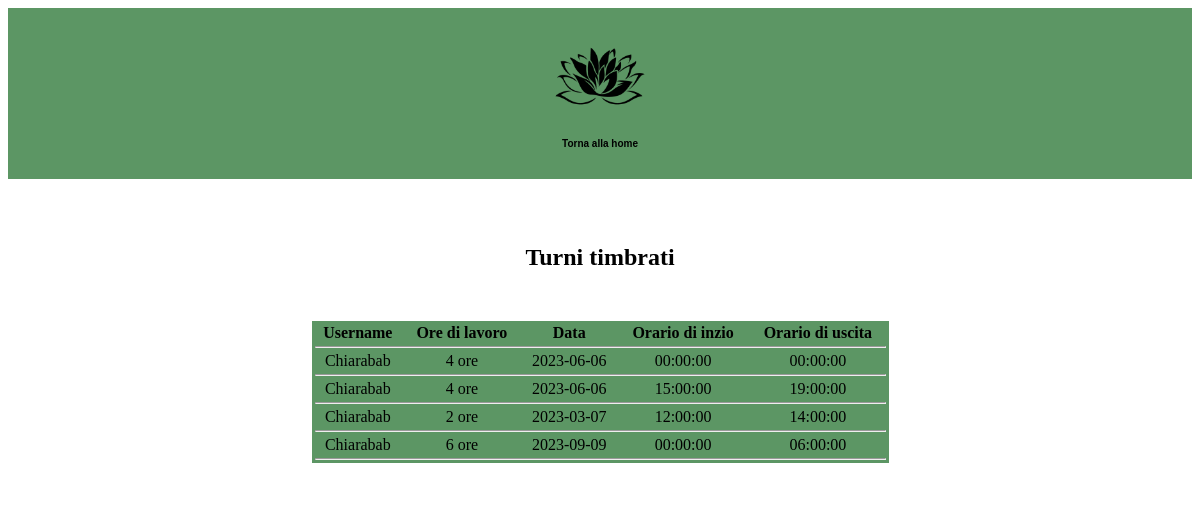
The page /file/dipendente/turni_timbrati.php (signed in) on the database its author committed.
### tables this page shows
CREATE TABLE IF NOT EXISTS `timbra` (
  `username` char(50) DEFAULT NULL,
  `data` date DEFAULT NULL,
  `ore_lavoro` tinyint(4) DEFAULT NULL,
  `ora_inizio` time DEFAULT NULL,
  `ora_fine` time DEFAULT NULL
);

### file/dipendente/turni_timbrati.php (the view, shortened to what this page needs)
<?php
    require("../../database/dati_connessione_db.php");
?>
<!DOCTYPE html>
<html lang="en">
<head>
    <link rel="stylesheet" href="../../style.css">
</head>
<body style="background-color: white">
    <nav>
        <div class="tornahome">
            <a href="../home_clienti.php"><img src="../../img/home/sfondo.png" alt=""></a>
            <p>Torna alla home</p>
        </div>
    </nav>
    <main style="background-color: white">
        <h2 style="color: black; margin: 0; padding-top: 50px; padding-bottom: 50px">Turni timbrati</h2>
        <?php
            $conn = new mysqli($db_servername, $db_username, $db_password, $db_name);
            $username = $_SESSION["username"];
            $myquery = "SELECT * FROM timbra WHERE username = '$username'";
            $ris = $conn->query($myquery) or die("<p>Query fallita!</p>");
            if ($ris->num_rows > 0) {
                echo "<table class='tabaccesso'>";
                echo "<tr><th>Username</th><th>Ore di lavoro</th><th>Data</th><th>Orario di inzio</th><th>Orario di uscita</th></tr>";
                echo "<tr><td colspan='5'><hr style='margin: 0px'></td></tr>";
                while ($row = $ris->fetch_assoc()) {
                    $ore_lavoro = $row["ore_lavoro"];
                    $data = $row["data"];
                    $ora_inizio = $row["ora_inizio"];
                    $ora_fine = $row["ora_fine"];
                    echo "<tr style='text-align: center'>";
                    echo "<td>" . $username . "</td>";
                    echo "<td>" . $ore_lavoro . " ore</td>";
                    echo "<td>" . $data . "</td>";
                    echo "<td>" . $ora_inizio . "</td>";
                    echo "<td>" . $ora_fine . "</td>";
                    echo "</tr>";
                    echo "<tr><td colspan='5'><hr style='margin: 0px'></td></tr>";
                }
                echo "</table>";
            } else {
                echo "<p style='width: 100%; text-align: center'>Nessun turno trovato per questo account.</p>";
            }
        ?>
    </main>
</body>
</html>

### style.css (style rules this page uses)
* { box-sizing: border-box; }
body { background-color:#000; }
a { text-decoration: none; color:#ffffff; }
p { font-family: 'Ubuntu', sans-serif; }
h2 { text-align: center; margin-top: 25%; color: white; font-family:"Papyrus"; }
nav { display: flex; height: 15%; padding: 10px; background-color: #5c9664; }
.tornahome { float: right; width: 10%; height: 100%; padding: 10px; margin: 0 auto; text-align: center; }
.tornahome img { height: 8%; width: 100%; object-fit: cover; }
.tornahome p { font-size: 10px; color: black; font-weight: bold; }
main { height: 70%; background-color: black; padding: 15px; }
.tabaccesso { background-color: #5c9664; margin: auto; height: 60%; width: 50%; }
.tabaccesso th { margin-top: 0px; }

### rows shown on the page
timbra: ore_lavoro "4", data "2023-06-06", ora_inizio "00:00:00", ora_fine "00:00:00"
timbra: ore_lavoro "4", data "2023-06-06", ora_inizio "15:00:00", ora_fine "19:00:00"
timbra: ore_lavoro "2", data "2023-03-07", ora_inizio "12:00:00", ora_fine "14:00:00"
timbra: ore_lavoro "6", data "2023-09-09", ora_inizio "00:00:00", ora_fine "06:00:00"
